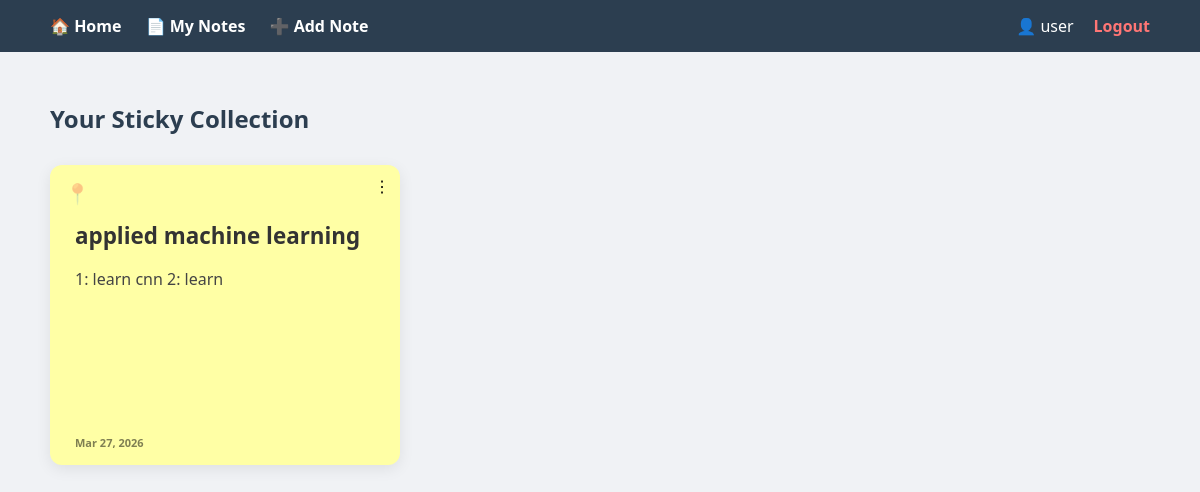
The page /view/ (signed in) on the database as committed earlier.
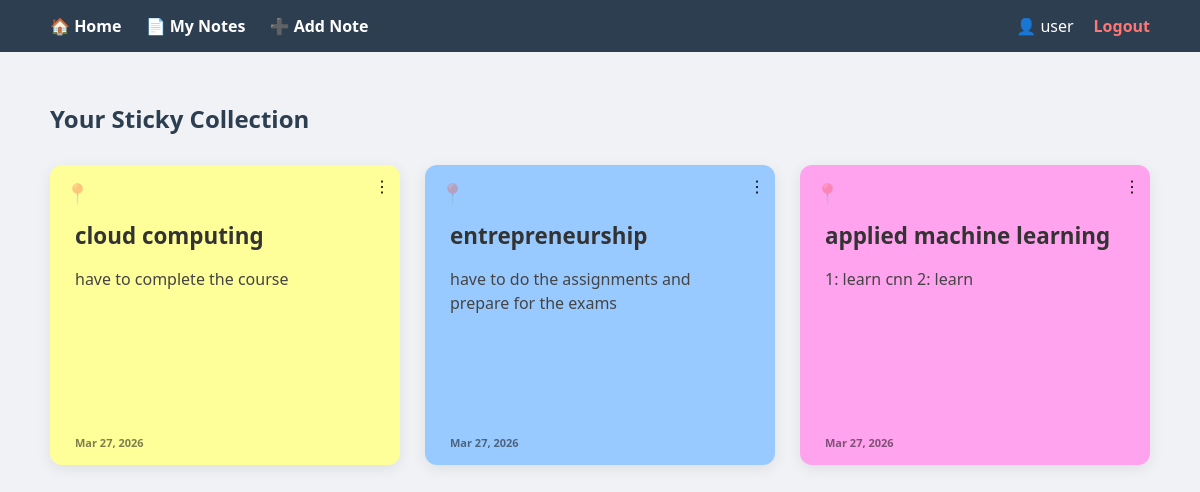
The same page on the database as committed later.
### notes/models.py (models this page shows, shortened)
class Note(models.Model):
    owner = models.ForeignKey(User, on_delete=models.CASCADE, related_name="notes")
    title = models.CharField(max_length=200)
    content = models.TextField()
    color = models.CharField(max_length=20, default="#FFFF99")
    pinned = models.BooleanField(default=False)
    created_at = models.DateTimeField(auto_now_add=True)
    updated_at = models.DateTimeField(auto_now=True)

### notes/views.py (the view)
# urls.py: path('view/', views.view_notes, name='view_notes'),
@login_required
def view_notes(request):
    query = request.GET.get('q')
    notes = Note.objects.filter(owner=request.user)
    if query:
        notes = notes.filter(Q(title__icontains=query) | Q(content__icontains=query))
    notes = notes.order_by('-pinned', '-created_at')
    return render(request, 'note_list.html', {'notes': notes})

### templates/note_list.html (shortened to what this page needs)
{% extends 'base.html' %}
{% block content %}
<h2 style="margin-bottom: 30px; color: #2c3e50;">Your Sticky Collection</h2>
<div style="display: grid; grid-template-columns: repeat(auto-fill, minmax(260px, 1fr)); gap: 25px;">
    {% for note in notes %}
    <div style="background: {{ note.color }}; min-height: 250px; padding: 25px; position: relative; border-radius: 12px; box-shadow: 0 4px 15px rgba(0,0,0,0.08); transition: transform 0.2s; border: {% if note.pinned %}3px solid #2c3e50{% else %}none{% endif %};">
        <a href="{% url 'toggle_pin' note.id %}" style="text-decoration:none; position:absolute; left:15px; top:15px;" title="Toggle Pin">
            {% if note.pinned %}<span style="font-size:20px">📌</span>{% else %}<span style="font-size:20px; opacity: 0.3;">📍</span>{% endif %}
        </a>
        <div class="menu-container">
            <div class="dots">⋮</div>
        </div>
        <h3 style="margin: 30px 0 10px 0; font-size: 1.4rem; color: #333;">{{ note.title }}</h3>
        <p style="color: #444; line-height: 1.5; font-size: 1rem; word-wrap: break-word;">{{ note.content }}</p>
        <div style="position: absolute; bottom: 15px; left: 25px; font-size: 11px; color: rgba(0,0,0,0.5); font-weight: bold;">
            {{ note.created_at|date:"M d, Y" }}
        </div>
    </div>
    {% empty %}
    <div style="grid-column: 1/-1; text-align: center; padding: 100px; color: #95a5a6;">
        <p style="font-size: 1.5rem;">No notes found. Let's create your first one!</p>
        <a href="{% url 'create_note' %}" style="color: #3498db; font-weight: bold;">Click here to start</a>
    </div>
    {% endfor %}
</div>
{% endblock %}

### templates/base.html (shortened to what this page needs)
<!DOCTYPE html>
<html>
<head>
</head>
<body>
    <header>
        <nav>
            <a href="{% url 'home' %}">🏠 Home</a>
            {% if user.is_authenticated %}
                <a href="{% url 'view_notes' %}">📄 My Notes</a>
                <a href="{% url 'create_note' %}">➕ Add Note</a>
            {% endif %}
        </nav>
        <div class="user-section">
            {% if user.is_authenticated %}
                <span>👤 {{ user.username }}</span>
                <a href="{% url 'logout' %}" style="color: #ff7675; text-decoration: none; font-weight: bold;">Logout</a>
            {% else %}
                <a href="{% url 'login' %}" style="color: white; text-decoration: none;">Login</a>
                <a href="{% url 'register' %}" style="color: white; text-decoration: none; margin-left: 15px;">Register</a>
            {% endif %}
        </div>
    </header>
    <div class="container">
        {% block content %}{% endblock %}
    </div>
</body>
</html>

### templates/base.html (style rules this page uses)
body { font-family: 'Segoe UI', sans-serif; margin: 0; background: #f0f2f5; }
header { background: #2c3e50; color: white; padding: 15px 50px; display: flex; justify-content: space-between; align-items: center; }
nav a { color: white; text-decoration: none; margin-right: 20px; font-weight: bold; }
.user-section { display: flex; align-items: center; gap: 20px; }
.container { padding: 30px 50px; }
.menu-container { position: absolute; top: 10px; right: 10px; cursor: pointer; }

Rows that differ between the two databases and show on the page:
added Note: title "cloud computing", content "have to complete the course", created_at "Mar 27, 2026"
added Note: title "entrepreneurship", content "have to do the assignments and prepare for the exams", created_at "Mar 27, 2026"
changed Note "applied machine learning": color "#ffffa5" → "#ffa3ee" (drawn)
